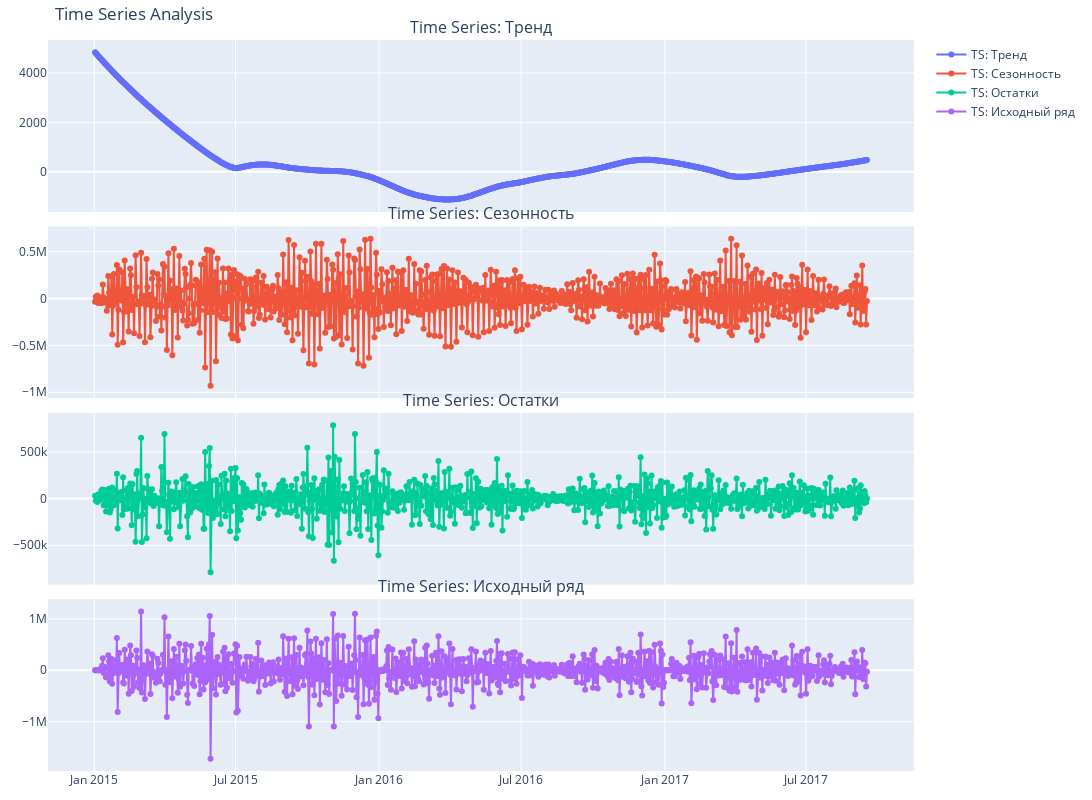

The notebook cell this image was saved under:
### Code cell
plot_ts_anal(
    [{'data': radi.trend, 'name': 'Тренд'}, 
     {'data': radi.seasonal, 'name': 'Сезонность'}, 
     {'data': radi.resid, 'name': 'Остатки'}, 
     {'data': radi.observed, 'name': 'Исходный ряд'}],
    show_ts=True, 
    show_pacf=False, 
    show_acf=False, 
    show_diff=False, 
    show_diff_pacf=False, 
    show_diff_acf=False, 
    lags=100)

### Figure 1 — Plotly figure (JSON) as saved in the notebook; plotly's stock layout.template omitted (floating-point values rounded to 4 significant figures; data arrays with more than 128 entries replaced by an {"elided": "..."} marker saying what was removed)
{"data": [{"mode": "lines+markers", "name": "TS: Тренд", "type": "scatter", "x": {"elided": "990 str values"}, "xaxis": "x", "y": {"elided": "990 float values"}, "yaxis": "y"}, {"mode": "lines+markers", "name": "TS: Сезонность", "type": "scatter", "x": {"elided": "990 str values"}, "xaxis": "x2", "y": {"elided": "990 float values"}, "yaxis": "y2"}, {"mode": "lines+markers", "name": "TS: Остатки", "type": "scatter", "x": {"elided": "990 str values"}, "xaxis": "x3", "y": {"elided": "990 float values"}, "yaxis": "y3"}, {"mode": "lines+markers", "name": "TS: Исходный ряд", "type": "scatter", "x": {"elided": "990 str values"}, "xaxis": "x4", "y": {"elided": "990 int values"}, "yaxis": "y4"}], "layout": {"annotations": [{"font": {"size": 16}, "showarrow": false, "text": "Time Series: Тренд", "x": 0.5, "xanchor": "center", "xref": "paper", "y": 1.0, "yanchor": "bottom", "yref": "paper"}, {"font": {"size": 16}, "showarrow": false, "text": "Time Series: Сезонность", "x": 0.5, "xanchor": "center", "xref": "paper", "y": 0.745, "yanchor": "bottom", "yref": "paper"}, {"font": {"size": 16}, "showarrow": false, "text": "Time Series: Остатки", "x": 0.5, "xanchor": "center", "xref": "paper", "y": 0.49, "yanchor": "bottom", "yref": "paper"}, {"font": {"size": 16}, "showarrow": false, "text": "Time Series: Исходный ряд", "x": 0.5, "xanchor": "center", "xref": "paper", "y": 0.235, "yanchor": "bottom", "yref": "paper"}], "height": 800, "margin": {"b": 20, "l": 20, "r": 20, "t": 40}, "showlegend": true, "title": {"text": "Time Series Analysis"}, "width": 1200, "xaxis": {"anchor": "y", "domain": [0, 1], "matches": "x4", "showticklabels": false}, "xaxis2": {"anchor": "y2", "domain": [0, 1], "matches": "x4", "showticklabels": false}, "xaxis3": {"anchor": "y3", "domain": [0, 1], "matches": "x4", "showticklabels": false}, "xaxis4": {"anchor": "y4", "domain": [0, 1]}, "yaxis": {"anchor": "x", "domain": [0.765, 1.0]}, "yaxis2": {"anchor": "x2", "domain": [0.51, 0.745]}, "yaxis3": {"anchor": "x3", "domain": [0.255, 0.49]}, "yaxis4": {"anchor": "x4", "domain": [0, 0.235]}}}
